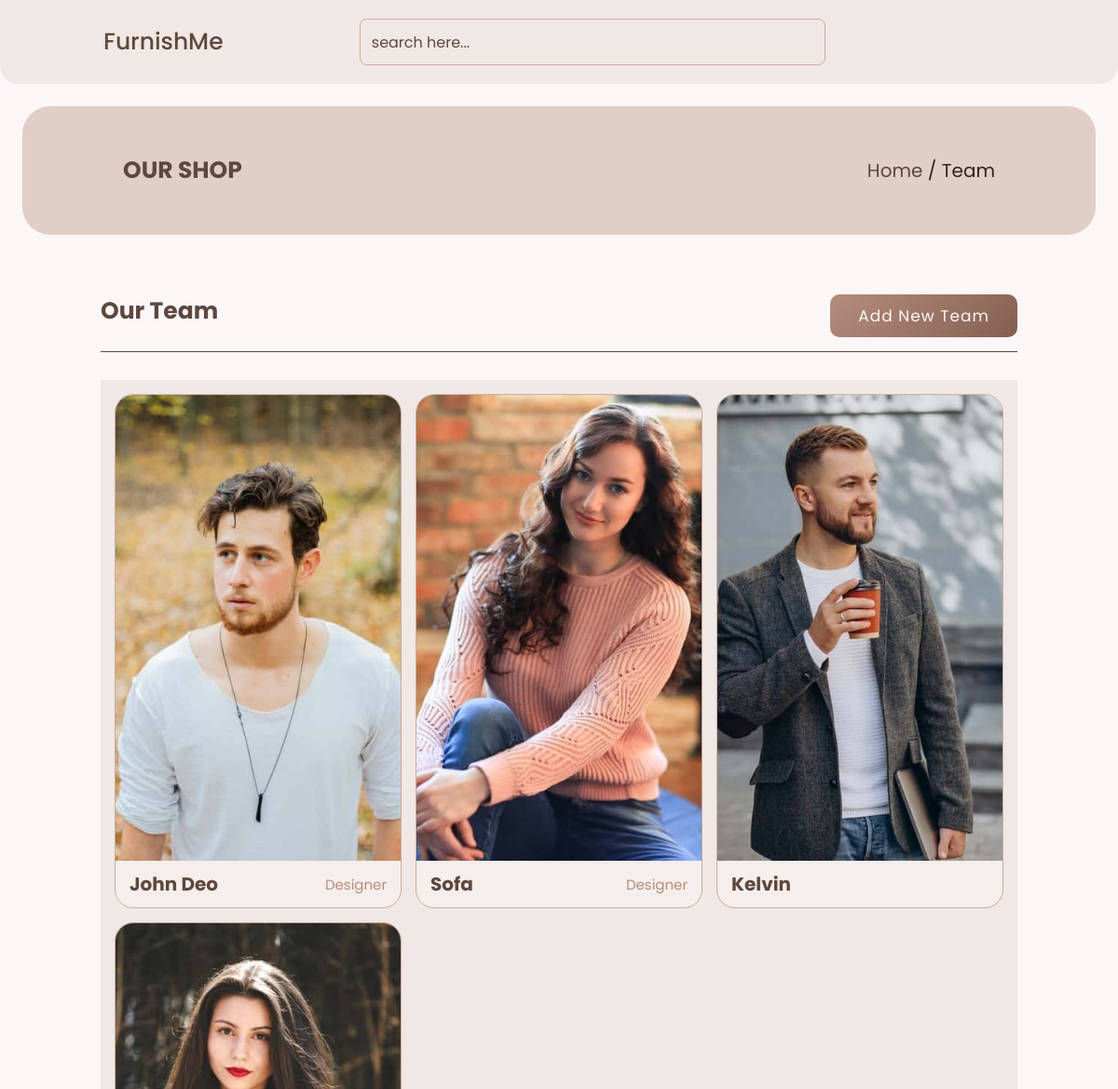
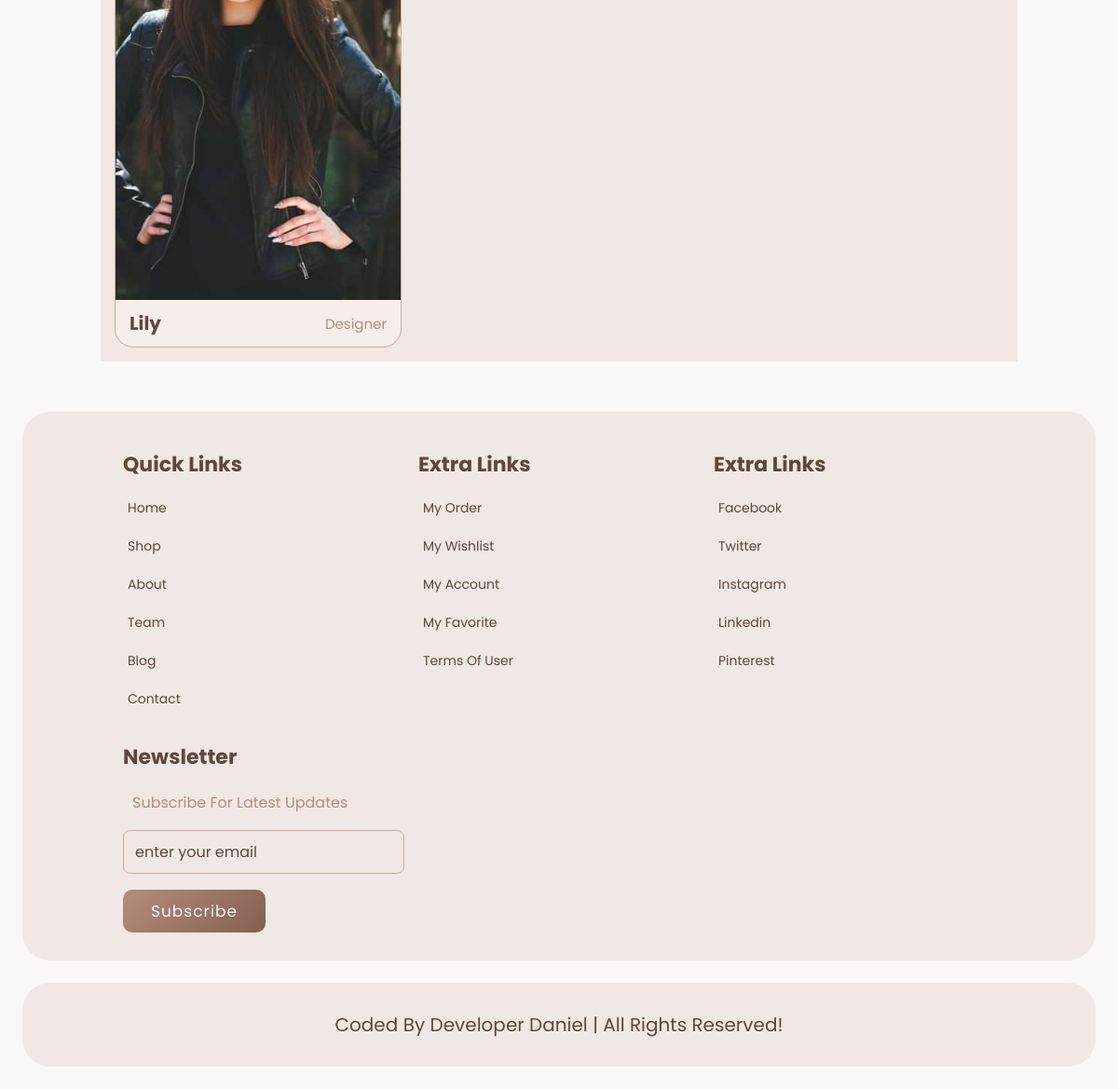
The app's page /team.php with its own data (2 pictures, top to bottom).
### tables this page shows
CREATE TABLE `teams` (
  `id` int(11) NOT NULL,
  `name` varchar(50) NOT NULL,
  `position` varchar(50) NOT NULL,
  `profiles` varchar(100) NOT NULL,
  `created_at` varchar(100) NOT NULL
);

### team.php (the view, shortened to what this page needs)
<!DOCTYPE html>
<html lang="en">
<head>
    <?php include('components/css.php'); ?>
</head>
<body>
    <?php include('components/header.php'); ?>
    <section class="heading">
        <h3>our shop</h3>
        <p><a href="index.php">home</a> / <span>team</span></p>
    </section>
    <section class="team">
        <h1 class="title">
            <span>our team</span>
            <button onclick="window.location.href='team_create.php'" class="btn title-btn">Add new team</button>
        </h1>
        <div class="box-container">
        <?php
        include 'components/connection.php';
        $data = "SELECT * FROM teams ORDER BY id ASC";
        $raw_data = $connection->query($data);
        while (list($id, $name, $position, $profiles, $create_at)
            = mysqli_fetch_array($raw_data)){
        ?>
            <div class="box">
                <div class="image">
                    <img src="images/profiles/<?php echo $profiles ?>" alt="">
                </div>
                <div class="user">
                    <h3><?php echo $name ?></h3>
                    <span><?php echo $position ?></span>
                </div>
            </div>
            <?php
             }
            ?>
        </div>
    </section>
    <?php include('components/footer.php'); ?>
</body>
</html>

### css/style.css (style rules this page uses)
* { font-family: 'Poppins', sans-serif; margin: 0; padding: 0; box-sizing: border-box; outline: none; border: none; text-decoration: none; text-transform: capitalize; transition: .2s linear; }
body { background-color: #faf7f6; }
html { font-size: 62.5%; overflow-x: hidden; scroll-behavior: smooth; }
section { padding: 3rem 9%; }
.heading { background: #e1cec7; display: flex; align-items: center; justify-content: space-between; padding-top: 5rem; padding-bottom: 5rem; margin: 2%; border-radius: 3rem; }
.heading h3 { font-size: 2.5rem; text-transform: uppercase; color: #5e473e; }
.heading p { font-size: 2rem; color: #31231e; }
.heading p a { color: #5e473e; }
.title { display: flex; align-items: center; justify-content: space-between; margin-bottom: 3rem; border-bottom: 0.1rem solid #5e473e; padding-bottom: 1.5rem; }
.title span { font-size: 2.5rem; color: #5e473e; }
.btn { display: inline-block; margin-top: 1rem; padding: 1rem 3rem; font-size: 1.7rem; letter-spacing: 1px; background: linear-gradient(135deg, #b58d7e, #845f51); color: #faf7f6; cursor: pointer; border-radius: 1rem; }
.title-btn { color:#faf7f6 !important; }
.team .box-container { display: grid; grid-template-columns: repeat(auto-fit,minmax(30rem,1fr)); gap:1.5rem; padding:1.5rem; background-color: #f0e8e4; }
.team .box-container .box { position: relative; overflow: hidden; border:0.1rem solid #caab9f; border-radius: 2rem; background: #f5eeeb; }
.team .box-container .box .image { height:50rem; width:100%; overflow: hidden; }
.team .box-container .box .image img { height: 100%; width:100%; object-fit: cover; }
.team .box-container .box .user { padding:1rem 1.5rem; display: flex; align-items: center; justify-content: space-between; }
.team .box-container .box .user h3 { font-size: 2rem; color:#5e473e; }
.team .box-container .box .user span { font-size: 1.5rem; color:#b58d7e; }

### records on screen
teams: profiles (picture), name "John Deo", position "Designer"
teams: profiles (picture), name "Sofa", position "Designer"
teams: profiles (picture), name "Kelvin"
teams: profiles (picture), name "Lily", position "Designer"
